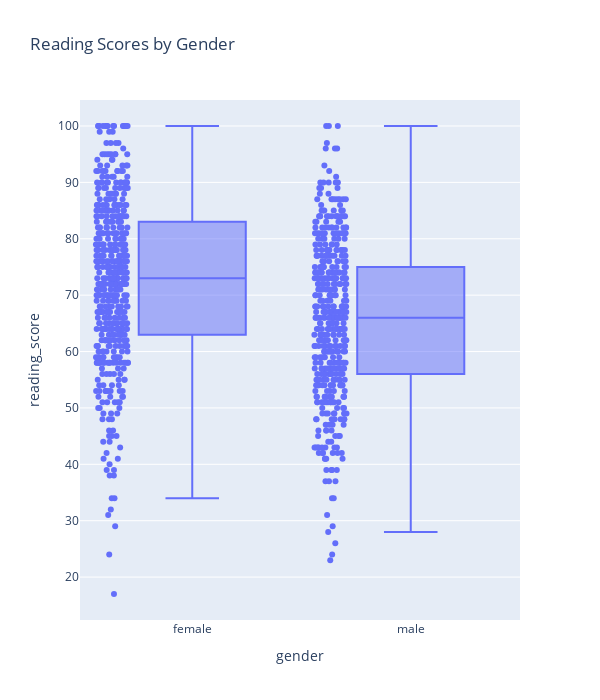

This figure's notebook cell:
### Code cell
#reading scores by gender
px.box(df, 
       x = 'gender', 
       y = 'reading_score', 
       points = 'all', 
       title = 'Reading Scores by Gender', 
       height = 700, 
       width = 600
      )

### Figure 1 — Plotly figure (JSON) as saved in the notebook; plotly's stock layout.template omitted (floating-point values rounded to 4 significant figures; data arrays with more than 128 entries replaced by an {"elided": "..."} marker saying what was removed)
{"data": [{"alignmentgroup": "True", "boxpoints": "all", "hovertemplate": "gender=%{x}<br>reading_score=%{y}<extra></extra>", "legendgroup": "", "marker": {"color": "#636efa"}, "name": "", "notched": false, "offsetgroup": "", "orientation": "v", "showlegend": false, "type": "box", "x": {"elided": "1000 str values"}, "x0": " ", "xaxis": "x", "y": {"elided": "1000 int values"}, "y0": " ", "yaxis": "y"}], "layout": {"boxmode": "group", "height": 700, "legend": {"tracegroupgap": 0}, "title": {"text": "Reading Scores by Gender"}, "width": 600, "xaxis": {"anchor": "y", "domain": [0, 1], "title": {"text": "gender"}}, "yaxis": {"anchor": "x", "domain": [0, 1], "title": {"text": "reading_score"}}}}
